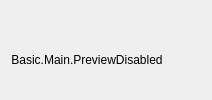
  <widget class="QWidget" name="centralwidget">
   <layout class="QVBoxLayout" name="verticalLayout">
    <item>
     <widget class="QLabel" name="label">
      <property name="text">
       <string/>
      </property>
      <property name="pixmap">
       <pixmap resource="obs.qrc">:/res/images/dacast_logo.png</pixmap>
      </property>
     </widget>
    </item>
    <item>
     <layout class="QHBoxLayout" name="horizontalLayout_2">
      <item>
       <widget class="QLabel" name="previewDisabledLabel">
        <property name="sizePolicy">
         <sizepolicy hsizetype="Expanding" vsizetype="Expanding">
          <horstretch>0</horstretch>
          <verstretch>0</verstretch>
         </sizepolicy>
        </property>
        <property name="contextMenuPolicy">
         <enum>Qt::CustomContextMenu</enum>
        </property>
        <property name="text">
         <string>Basic.Main.PreviewDisabled</string>
        </property>
        <property name="alignment">
         <set>Qt::AlignCenter</set>
        </property>
       </widget>
      </item>
      <item>
       <layout class="QHBoxLayout" name="previewLayout">
        <property name="spacing">
         <number>2</number>
        </property>
        <item>
         <layout class="QVBoxLayout" name="previewTextLayout">
          <property name="spacing">
           <number>4</number>
          </property>
          <item>
           <widget class="OBSBasicPreview" name="preview" native="true">
            <property name="sizePolicy">
             <sizepolicy hsizetype="Expanding" vsizetype="Expanding">
              <horstretch>0</horstretch>
              <verstretch>0</verstretch>
             </sizepolicy>
            </property>
            <property name="minimumSize">
             <size>
              <width>32</width>
              <height>32</height>
             </size>
            </property>
            <property name="focusPolicy">
             <enum>Qt::ClickFocus</enum>
            </property>
            <property name="contextMenuPolicy">
             <enum>Qt::CustomContextMenu</enum>
            </property>
            <addaction name="actionRemoveSource"/>
           </widget>
          </item>
         </layout>
        </item>
       </layout>
      </item>
     </layout>
    </item>
   </layout>
  </widget>
